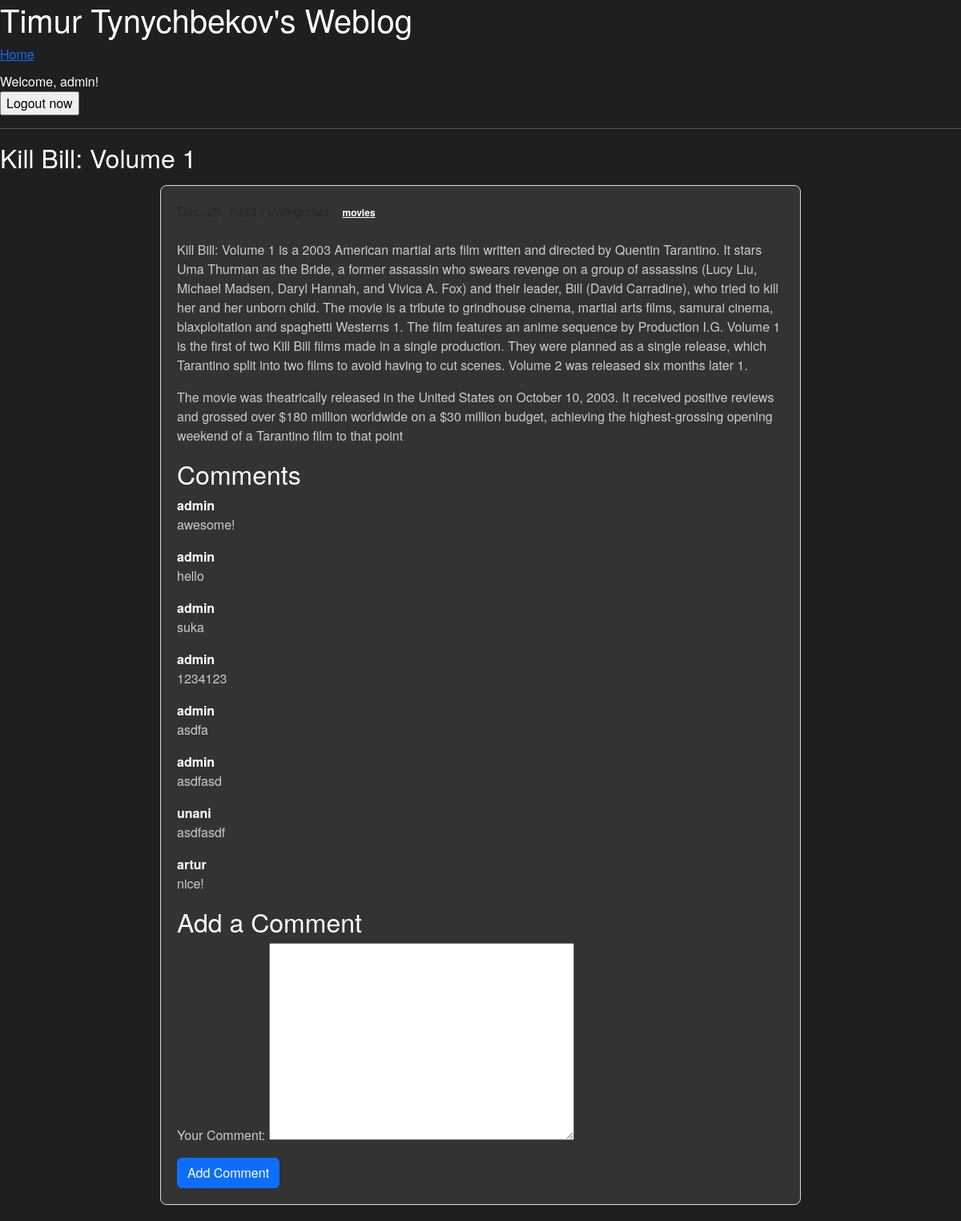
/post/6/ (signed in), run on the app's committed database.
### blog/models.py (models this page shows, shortened)
class Post(models.Model):
    title = models.CharField(max_length=255)
    body = models.TextField()
    created_on = models.DateTimeField(auto_now_add=True)
    last_modified = models.DateTimeField(auto_now=True)
    categories = models.ManyToManyField("Category", related_name="posts")

class Category(models.Model):
    name = models.CharField(max_length=30)
    class Meta:
        verbose_name_plural = "categories"

class Comment(models.Model):
    user = models.ForeignKey(User, on_delete=models.CASCADE, default=1)
    text = models.TextField()
    created_on = models.DateTimeField(auto_now_add=True)
    post = models.ForeignKey("Post", on_delete=models.CASCADE)

### blog/views.py (the view)
# urls.py: path("post/<int:pk>/", views.blog_detail, name="detail"),
def blog_detail(request, pk):
    post = get_object_or_404(Post, pk=pk)
    comment = Comment.objects.filter(post=post)
    if request.method == 'POST':
        comment_form = CommentForm(request.POST)
        if comment_form.is_valid():
            new_comment = comment_form.save(commit=False)
            new_comment.post = post
            new_comment.user = request.user
            new_comment.save()
            return redirect('blog:detail', pk = pk)
    else:
        Comment_form = CommentForm()
    context = {
        "post" : post,
        "comment" : comment,
        "form" : Comment_form,
    }
    return render(request, "blog/detail.html", context)

### blog/forms.py (shortened to what this page needs)
class CommentForm(forms.ModelForm):
    class Meta:
        model = Comment
        fields = ['text']
        labels = {'text' : 'Your Comment'}

### templates/blog/detail.html (shortened to what this page needs)
{% extends "blog/base.html" %}
{% block page_title %}
    <h2 class="mb-3">{{ post.title }}</h2>
{% endblock page_title %}
{% block page_content %}
    <div class="container post">
        <p class="text-muted">
            {% for category in post.categories.all %}
                <span class="badge badge-info">
                    <a href="{% url 'blog:category' category.name %}" class="text-white">
                        {{ category.name }}
                    </a>
                </span>
            {% endfor %}
        </p>
        <div class="detail">
            <p class="mb-4">{{ post.body | linebreaks }}</p>
        </div>
        <div class="comments-section">
            <h2>Comments</h2>
            <ul class="comments-list list-unstyled">
                {% for com in comment %}
                    <li class="mb-3">
                        <div class="comment-header">
                            <strong>{{ com.user.username }}</strong>
                        </div>
                        <p>{{ com.text }}</p>
                    </li>
                {% endfor %}
            </ul>
            <div class="add-comment-form">
                <h2>Add a Comment</h2>
                <form method="post" action="{% url 'blog:detail' post.id %}">
                    {{ form.as_p }}
                    <button type="submit" class="btn btn-primary">Add Comment</button>
                </form>
            </div>
        </div>
    </div>
{% endblock page_content %}

### templates/blog/base.html (shortened to what this page needs)
{% load static %}
<!DOCTYPE html>
<html lang="en">
<head>
    <link href="https://cdn.jsdelivr.net/npm/bootstrap@5.3.2/dist/css/bootstrap.min.css" rel="stylesheet">
    <link rel="stylesheet" href="{% static 'blog/css/main.css' %}">
</head>
<body>
<h1>Timur Tynychbekov's Weblog</h1>
<a href="{% url "blog:dashboard" %}">Home</a>
<div class="auth-section">
    {% if user.is_authenticated %}
        <p>Welcome, <span class="username">{{ user.username }}</span>! </p>
        <form action="{% url "account:logout" %}" method="post" id="logout_form">
            <input type="submit" value="Logout now" />
        </form>
    {% else %}
        <p><a href="{% url 'account:login' %}">Login</a></p>
    {% endif %}
</div>
<hr>
{% block page_title %}{% endblock page_title %}
{% block page_content %}{% endblock page_content %}
</body>
</html>

### static/blog/css/main.css (style rules this page uses)
body { background: #1f1f1f; color: #fff; font-family: 'Helvetica Neue', Arial, sans-serif; }
.container { max-width: 800px; margin: 0 auto; }
.post { margin-bottom: 20px; padding: 20px; border: 1px solid #ddd; border-radius: 8px; background: #333; box-shadow: 0 0 10px rgba(0, 0, 0, 0.1); }
.post p { color: #ccc; }
.detail { color: #4caf50; }
.auth-section { margin-top: 10px; }
.auth-section p { margin-bottom: 0; }

### data on the page
Post: title "Kill Bill: Volume 1", body "Kill Bill: Volume 1 is a 2003 American martial arts film written and directed by Quentin Tarantino. It stars Uma Thurman as the Bride, a former assassin who swears revenge on a group of assassins (Lucy Liu, Michael Madsen, Daryl Hannah, and Vivica A. Fox) and their leader, Bill (David Carradine), who tried to kill her and her unborn child. The movie is a tribute to grindhouse cinema, martial arts films, samurai cinema, blaxploitation and spaghetti Westerns 1. The film features an anime sequence by Production I.G. Volume 1 is the first of two Kill Bill films made in a single production. They were planned as a single release, which Tarantino split into two films to avoid having to cut scenes.…"
Category: name "movies"
Comment: user.username "admin", text "awesome!"
Comment: user.username "admin", text "hello"
Comment: user.username "admin", text "suka"
Comment: user.username "admin", text "1234123"
Comment: user.username "admin", text "asdfa"
Comment: user.username "admin", text "asdfasd"
Comment: user.username "unani", text "asdfasdf"
Comment: user.username "artur", text "nice!"

### other printed values
{{ user.username }} "admin"
